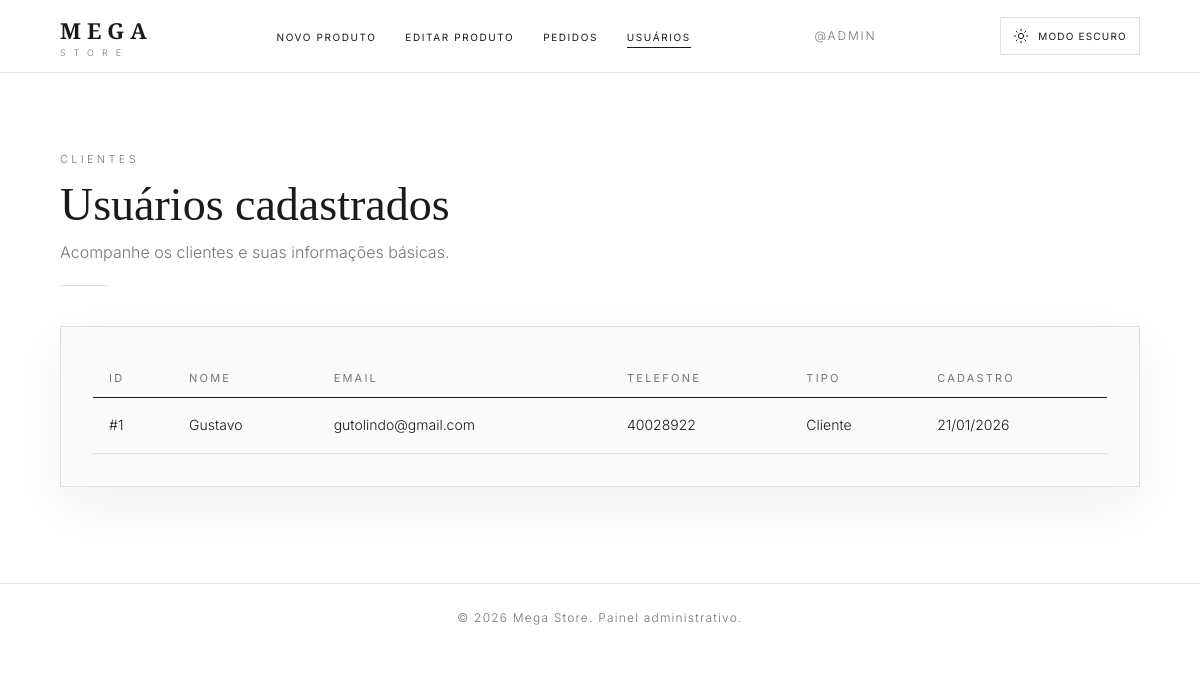
Before: /admin/usuarios.php with the older database file.
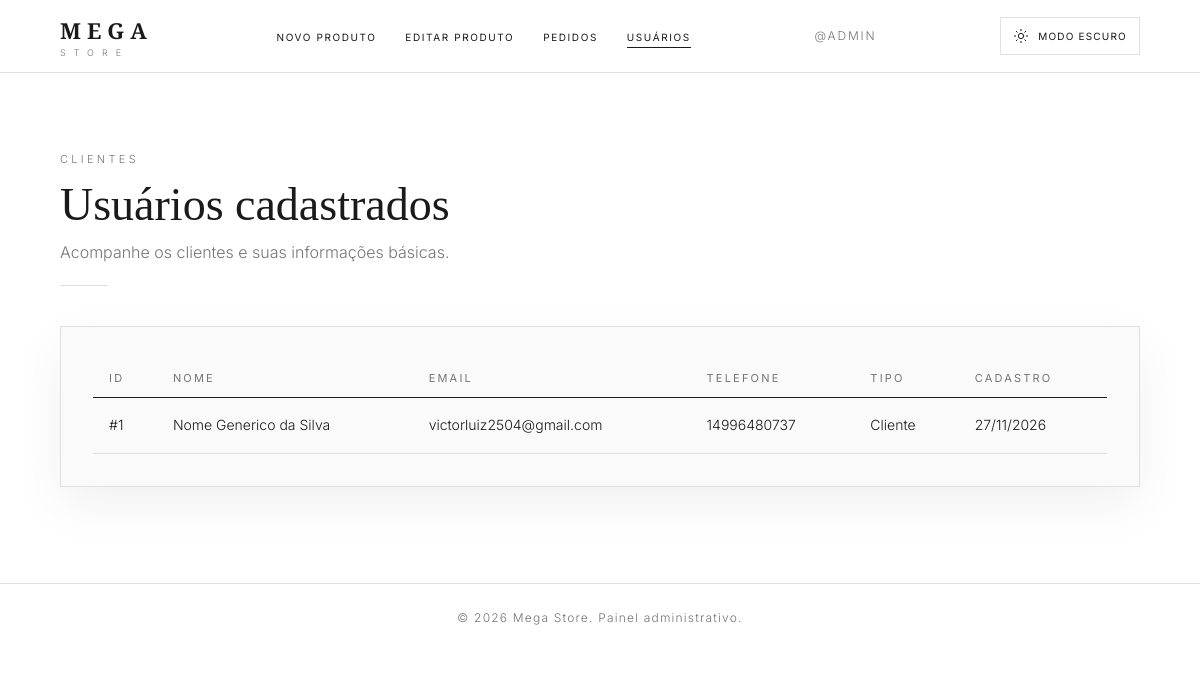
After: the same page with the newer database file.
### tables this page shows
CREATE TABLE `tb_usuario` (
  `id_usuario` int(11) NOT NULL,
  `nome_usuario` varchar(255) NOT NULL,
  `email` varchar(255) NOT NULL,
  `senha` varchar(255) NOT NULL,
  `cpf` varchar(14) DEFAULT NULL,
  `numero` varchar(11) DEFAULT NULL,
  `tipo` tinyint(1) NOT NULL,
  `data_cadastro` date NOT NULL,
  `modo_tela` tinyint(1) NOT NULL
);

### admin/usuarios.php (the view, shortened to what this page needs)
<?php
include "../geral/conexao.php";
$usuariosSql = mysqli_query($con, "SELECT id_usuario, nome_usuario, email, numero, tipo, data_cadastro FROM tb_usuario ORDER BY id_usuario DESC");
$usuarios = mysqli_fetch_all($usuariosSql, MYSQLI_ASSOC);
?>
<!DOCTYPE html>
<html lang="pt-BR">
<head>
    <link rel="stylesheet" href="admin.css">
</head>
<body>
    <header class="header">
        <div class="header__inner">
            <a href="../home/Tl_principal.html" class="logo"><b>MEGA</b><span>STORE</span></a>
            <ul class="nav">
                <li><a href="cadastro_produto.php">Novo Produto</a></li>
                <li><a href="editar_produto.php">Editar Produto</a></li>
                <li><a href="gerenciar_pedidos.php">Pedidos</a></li>
                <li><a href="usuarios.php" class="on">Usuários</a></li>
            </ul>
            <span class="user">@ADMIN</span>
            <button class="theme-toggle" type="button" data-theme-toggle aria-label="Ativar modo escuro" aria-pressed="false">
                <svg viewBox="0 0 24 24" aria-hidden="true"><circle cx="12" cy="12" r="4"></circle><path d="M12 2v2m0 16v2M4.93 4.93l1.42 1.42m11.3 11.3 1.42 1.42M2 12h2m16 0h2M4.93 19.07l1.42-1.42m11.3-11.3 1.42-1.42"></path></svg>
                <span data-theme-label>Modo escuro</span>
            </button>
        </div>
    </header>
    <main class="page">
        <span class="label">Clientes</span>
        <h1>Usuários cadastrados</h1>
        <p class="sub">Acompanhe os clientes e suas informações básicas.</p>
        <div class="divider"></div>
        <div class="card">
            <div class="tw">
                <table>
                    <thead>
                        <tr>
                            <th>ID</th>
                            <th>Nome</th>
                            <th>Email</th>
                            <th>Telefone</th>
                            <th>Tipo</th>
                            <th>Cadastro</th>
                        </tr>
                    </thead>
                    <tbody>
                        <?php foreach ($usuarios as $usuario): ?>
                            <tr>
                                <td>#<?= (int) $usuario['id_usuario'] ?></td>
                                <td><?= htmlspecialchars($usuario['nome_usuario']) ?></td>
                                <td><?= htmlspecialchars($usuario['email']) ?></td>
                                <td><?= htmlspecialchars($usuario['numero']) ?></td>
                                <td><?= $usuario['tipo'] == 1 ? 'Admin' : 'Cliente' ?></td>
                                <td><?= date('d/m/Y', strtotime($usuario['data_cadastro'])) ?></td>
                            </tr>
                        <?php endforeach; ?>
                    </tbody>
                </table>
            </div>
        </div>
    </main>
    <div class="foot">&copy; 2026 Mega Store. Painel administrativo.</div>
</body>
</html>

Changed rows visible on the page:
changed tb_usuario id 1: nome_usuario "Gustavo" → "Nome Generico da Silva"; email "gutolindo@gmail.com" → "victorluiz2504@gmail.com"; numero "40028922" → "14996480737"; data_cadastro "21/01/2026" → "27/11/2026"
